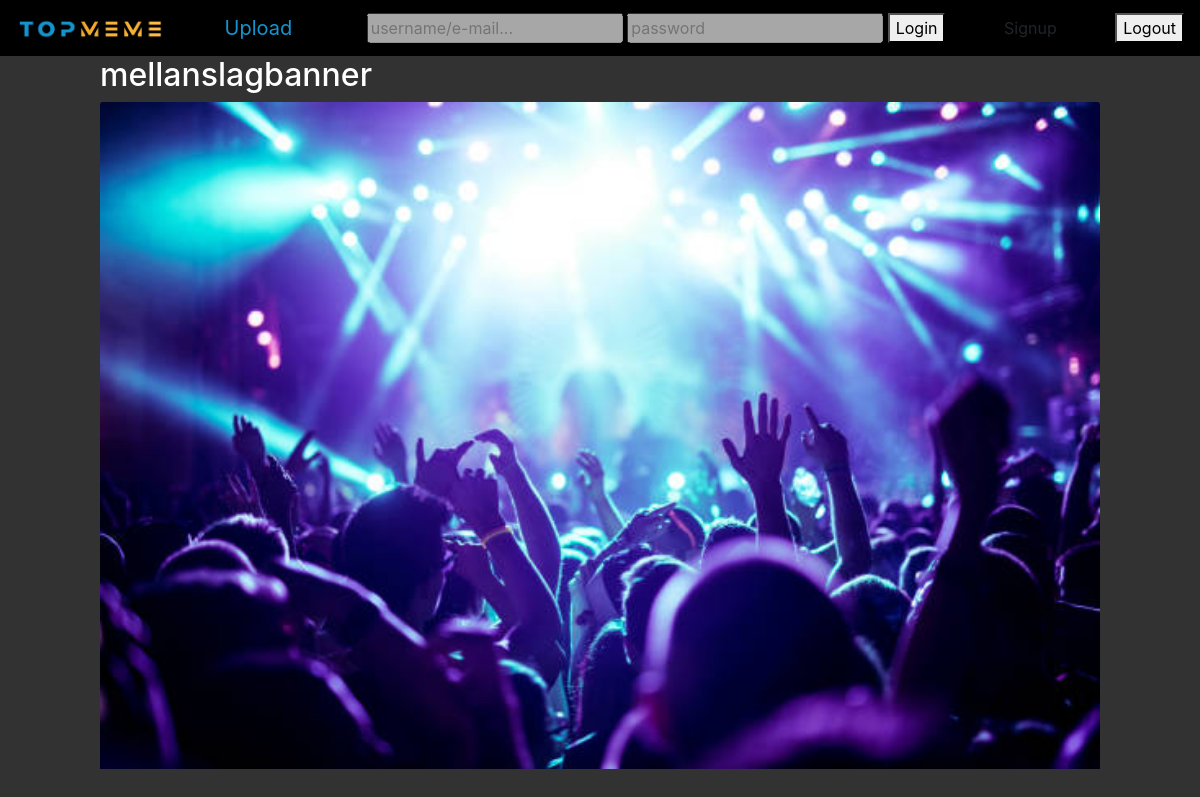
Page /views/read.php?readPost=6 on the committed database.
### tables this page shows
CREATE TABLE posts
(
	id integer not null
		constraint posts_pk
			primary key autoincrement
, caption varchar, img varchar);

### db.php (called while the page is built, shortened)
<?php
function connect(){
    try{
        $dsn = "sqlite:".__DIR__."/db.sqlite";
        $db = new PDO($dsn);
        $db->setAttribute(PDO::ATTR_ERRMODE,PDO::ERRMODE_EXCEPTION);
        $db->setAttribute(PDO::ATTR_DEFAULT_FETCH_MODE, PDO::FETCH_ASSOC);
        return $db;
    } catch (PDOException $e){
        echo $e->errorInfo;
        exit();
    }
}
function runQuery($query){
    $db = connect();
    $stmt = $db->prepare($query);
    $stmt->execute();
    $result = $stmt->fetchAll();
    return $result;
}
function getPost($id)
{
    $query = "SELECT * FROM posts WHERE id ='$id'";
    $success = runQuery($query);
    return $success;
}

### views/read.php (the view, shortened to what this page needs)
<?php
require "../db.php";
$post = getPost($_GET["readPost"]);
?>
<!doctype html>
<html lang="en">
<head>
    <link rel="stylesheet" href="/stylesheets/main.css">
    <link rel="stylesheet" href="/stylesheets/read.css">
    <link rel="stylesheet" href="https://stackpath.bootstrapcdn.com/bootstrap/4.4.1/css/bootstrap.min.css">
</head>
<?php require "header.php";
?>
<body>
<div class="grid-container">
    <h2 id="read-caption"><?= $post[0]['caption'] ?></h2>
    <img id="post-img" class="card-img-top" alt="the-post" src=<?= "../uploads/" . $post[0]['img']?>>
</div>
</body>
</html>

### stylesheets/main.css (style rules this page uses)
img { display: block; }
body { background-color: rgb(50,50,50) !important; }

### stylesheets/read.css (style rules this page uses)
.grid-container { display: grid; grid-template-columns: repeat(12,1fr); grid-template-areas: ". cap cap cap cap cap cap cap cap cap cap ." ". post post post post post post post post post post ."; }
#read-caption { color: #ffffff; grid-area: cap; }
#post-img { grid-area: post; }

### rows in the picture
posts: caption "mellanslagbanner", img (picture)
